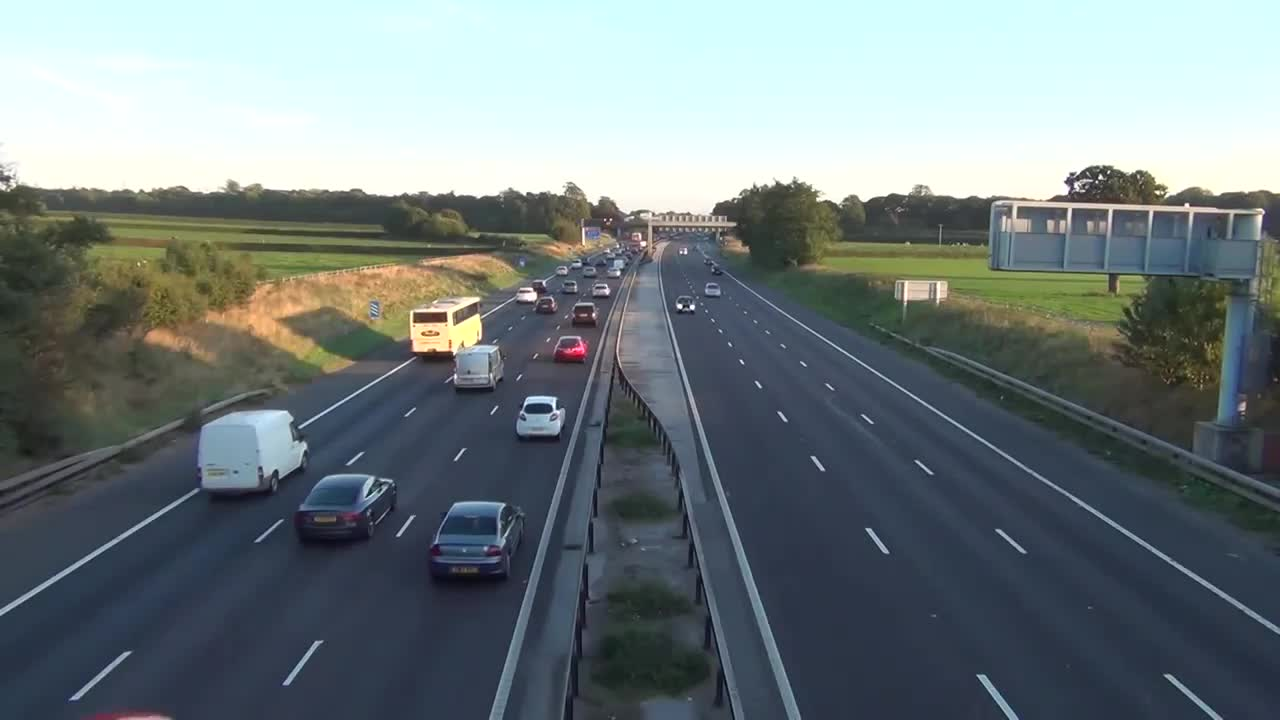
#> input picture frame.jpg, 1280 x 720 px
$ python -i lane.py   (imports and definitions only)
#> lines starting #> are read from the running program, lines starting #| are printed output that depends on the picture; after the words box and inside, x2 and y2 are one past the last pixel; in counts of white or black regions, pixels touching at a corner belong together
#! usr/bin/env python3

import cv2
import numpy as np


def draw_lines(image, hough_lines):
    slopes = []
    filter_lines = []
    for line in hough_lines:
        x1, y1, x2, y2 = line[0]
        slope = round(float(y1-y2)/float(x1-x2), 1)
        if len(slopes) == 0 or slope not in slopes:
            slopes.append(slope)
            filter_lines.append(line)
    return image, slopes, filter_lines


def roi(image, vertices):
    mask = np.zeros_like(image)
    mask_color = 255
    cv2.fillPoly(mask, vertices, mask_color)
    masked_img = cv2.bitwise_and(image, mask)
    return masked_img


def lanes():
    img = cv2.imread("./frame.jpg")
#> img is the input picture: shape (720, 1280, 3); mean B, G, R 127.1, 124.8, 113.8
    img = cv2.cvtColor(img, cv2.COLOR_BGR2RGB)

    gray_img = cv2.cvtColor(img, cv2.COLOR_RGB2GRAY)

    canny = cv2.Canny(gray_img, 200, 300)
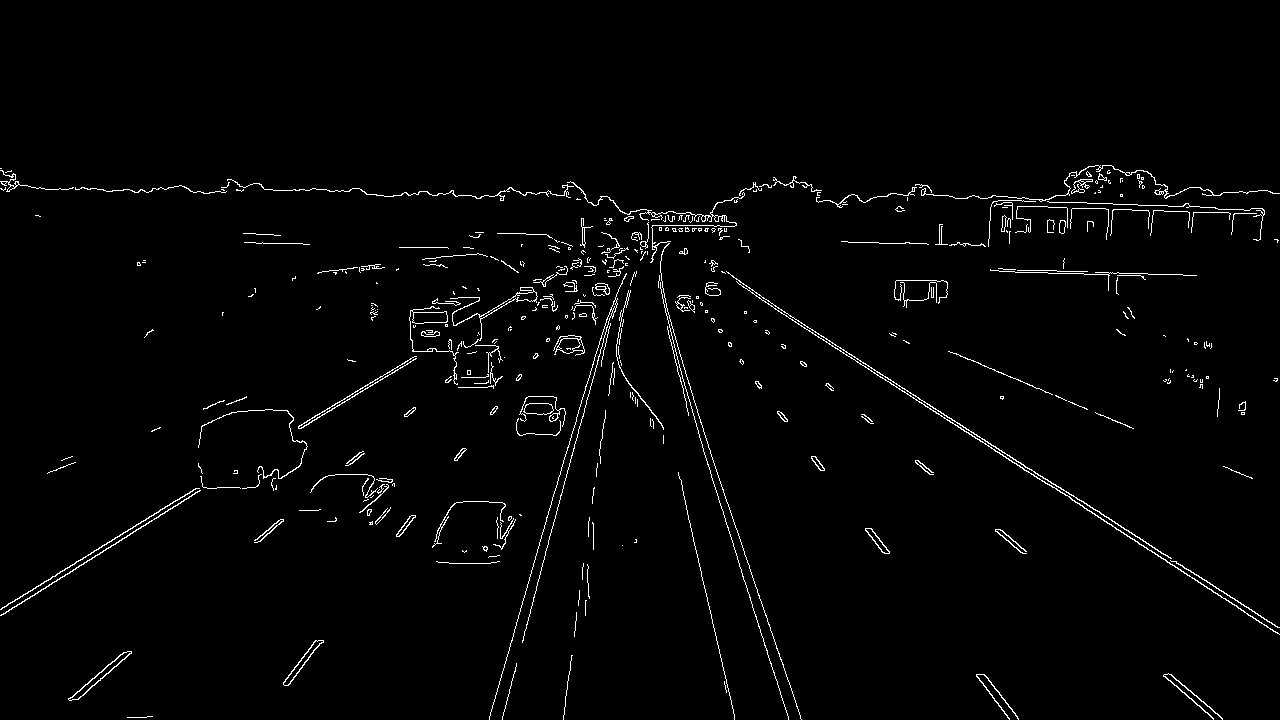
#> canny: shape (720, 1280); 1.9% white in thin lines or dots, all inside (x1, y1, x2, y2) = (0, 165, 1280, 720)

    roi_vertices = np.array([[0, 720], [0, 600], [600, 240], [
                            720, 240], [1280, 600], [1280, 720]])

    roi_image = roi(canny, np.array([roi_vertices], np.int32))
#> in roi, `cv2.fillPoly(mask, vertices, mask_color)`:
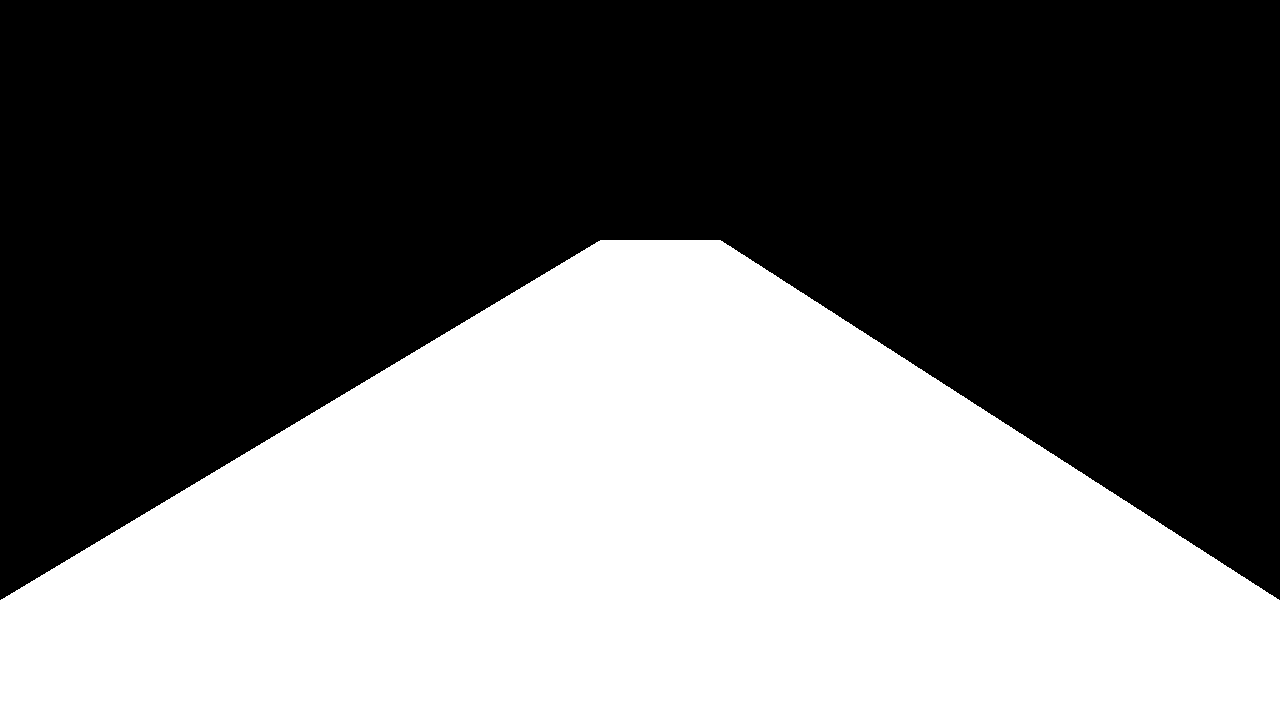
#> mask: shape (720, 1280); 44% white; 1 white region, box (x1, y1, x2, y2) and area: (0, 240, 1280, 720) 405420
#> in roi, `masked_img = cv2.bitwise_and(image, mask)`: masked_img: shape (720, 1280); 1.2% white in thin lines or dots, all inside (x1, y1, x2, y2) = (0, 240, 1280, 720)
    lines = cv2.HoughLinesP(roi_image, 1, np.pi/180, 110,
                            minLineLength=100, maxLineGap=500)
#> lines = 22 rows, first 6: [685, 248, 1278, 633], [684, 249, 1275, 632], [502, 716, 627, 247], [0, 615, 583, 251], [2, 607, 602, 246], [489, 719, 624, 248]

    transform_matrix_path = "./birdeyes/transform_matrix.npy"
    M = np.load(transform_matrix_path)
#> (reads birdeyes/transform_matrix.npy from the repository)
    M = np.array(M, np.float32)

    _, _, filter_lines = draw_lines(img, lines)
#> the loop in draw_lines, `for line in hough_lines:` made 22 passes
#> (x1, y1, x2, y2, slope) on passes 1 to 12: (685, 248, 1278, 633, 0.6), (684, 249, 1275, 632, 0.6), (502, 716, 627, 247, -3.8), (0, 615, 583, 251, -0.6), (2, 607, 602, 246, -0.6), (489, 719, 624, 248, -3.5), (628, 258, 734, 719, 4.3), (637, 240, 800, 715, 2.9), (711, 262, 1172, 561, 0.6), (641, 241, 772, 669, 3.3), (711, 261, 1194, 574, 0.6), (136, 524, 598, 246, -0.6)
#> after the loop in draw_lines, `for line in hough_lines:`: filter_lines = 13 items, first 6: [[685, 248, 1278, 633]], [[502, 716, 627, 247]], [[0, 615, 583, 251]], [[489, 719, 624, 248]], [[628, 258, 734, 719]], [[637, 240, 800, 715]]; slopes = [0.6, -3.8, -0.6, -3.5, 4.3, 2.9, 3.3, -0.9, 0.9, -7.2, -1.3, -0.8, 1.3]

    filter_lines = np.array(filter_lines)
#> filter_lines = 13 rows, first 6: [685, 248, 1278, 633], [502, 716, 627, 247], [0, 615, 583, 251], [489, 719, 624, 248], [628, 258, 734, 719], [637, 240, 800, 715]

    per_im = cv2.transpose(cv2.warpPerspective(img, M, (1800, 1300)))
    per_lines = cv2.perspectiveTransform(
        np.array(filter_lines.reshape(1, -1, 2), dtype=float), M)
#> per_lines = 26 pairs, first value -3080.2 to 1948.8, second value -119.9 to 1275.5
    per_lines = per_lines.reshape(-1, 4).astype(int)
#> per_lines = 13 rows, first 6: [-1319, 1220, 1895, 1275], [1947, 579, -1692, 445], [1897, 0, -1376, -119], [1948, 569, -1572, 411], [-600, 526, 1945, 766], [-2896, 557, 1943, 819]
    cnt = 0
    filter_per_lines = []
    for line in per_lines:
        y1, x1, y2, x2 = line
        if abs(x1-x2) < 0.275*max(x1, x2):
            cv2.line(per_im, (int((x1+x2)/4 + max(x1, x2)/2), int((y1+y2) /
                     4 + max(y1, y2)/2)), (max(x1, x2), max(y1, y2)), (0, 255, 0), 2)
            if y1 < y2:
                filter_per_lines.append([x1, y1, x2, y2])
            else:
                filter_per_lines.append([x2, y2, x1, y1])
            cnt += 1
#> this loop made 13 passes
#> (y1, x1, y2, x2) on passes 1 to 12: (-1319, 1220, 1895, 1275), (1947, 579, -1692, 445), (1897, 0, -1376, -119), (1948, 569, -1572, 411), (-600, 526, 1945, 766), (-2896, 557, 1943, 819), (-2638, 635, 1921, 807), (1945, 198, -501, 61), (-2274, 1036, 1939, 1133), (1942, 628, -1430, 476), (1935, 378, -2034, 297), (1944, 191, -3080, 139)
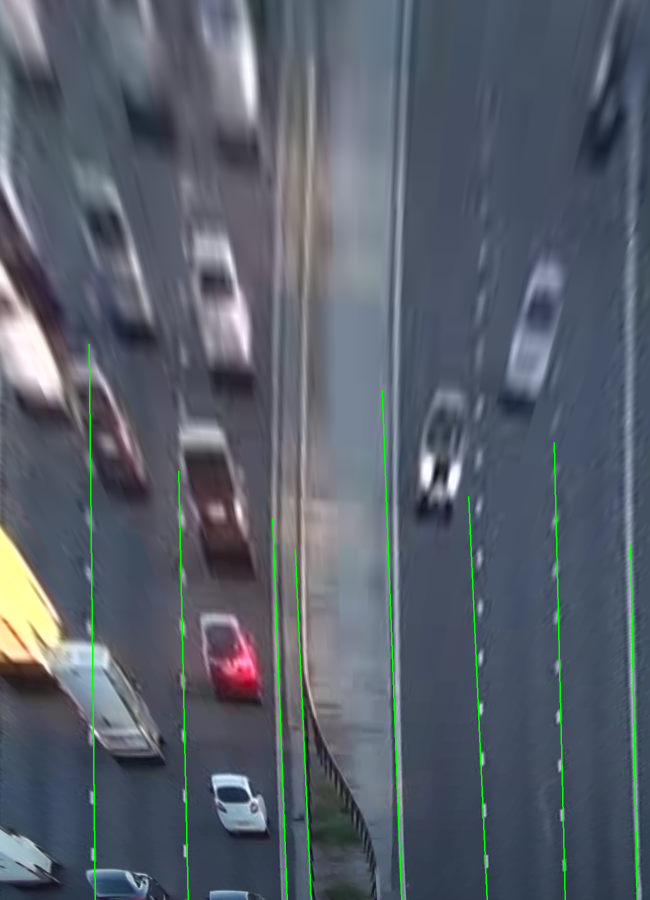
#> per_im: shape (1800, 1300, 3) (shown at 1/2 size); mean R, G, B 87.6, 95.6, 106.5
#> after the loop, cnt = 8; filter_per_lines = [[1220, -1319, 1275, 1895], [445, -1692, 579, 1947], [635, -2638, 807, 1921], [1036, -2274, 1133, 1939], [476, -1430, 628, 1942], [297, -2034, 378, 1935], [139, -3080, 191, 1944], [810, -1854, 980, 1942]]

    filter_per_lines = np.array(filter_per_lines)

    filter_per_lines = filter_per_lines[filter_per_lines[:, 2].argsort()]
#> filter_per_lines = [[139, -3080, 191, 1944], [297, -2034, 378, 1935], [445, -1692, 579, 1947], [476, -1430, 628, 1942], [635, -2638, 807, 1921], [810, -1854, 980, 1942], [1036, -2274, 1133, 1939], [1220, -1319, 1275, 1895]]
    line1 = filter_per_lines[0]
#> line1 = [139, -3080, 191, 1944]
    midy1 = int((line1[1]+line1[3])/4 + line1[3]/2)
#> midy1 = 688
    midx1 = int((line1[2])/2)
#> midx1 = 95
    midx2 = int(midx1)
#> midx2 = 95
    midy2 = int(line1[3])
#> midy2 = 1944
    cv2.line(per_im, (midx1, midy1), (midx2, midy2), (255, 0, 0), 2)
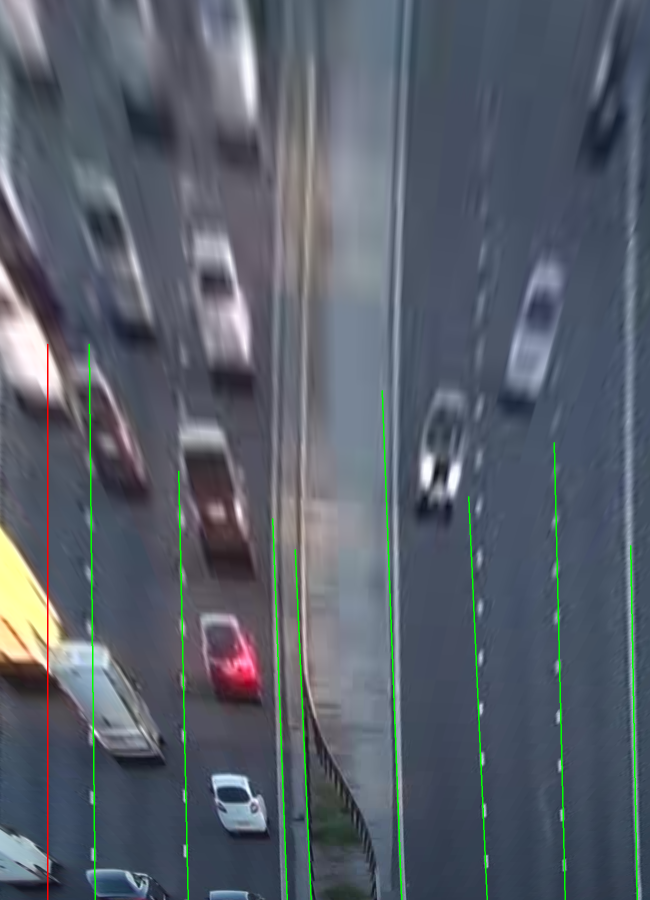
#> per_im: shape (1800, 1300, 3) (shown at 1/2 size); 0.14% of pixels changed, all inside (x1, y1, x2, y2) = (94, 687, 97, 1800)
    mid_lines = []
    mid_lines.append([midx1, midy1, midx2, midy2])
    for i in [0, 1, 4, 5, 6]:
        line1 = filter_per_lines[i]
        line2 = filter_per_lines[i+1]
        midy1 = int((line1[1]+line1[3])/4 + line1[3]/2)
        midx1 = int((line1[2]+line2[2])/2)
        midx2 = int(midx1)
        midy2 = int(max(line1[3], line2[3]))
        mid_lines.append([midx1, midy1, midx2, midy2])
        cv2.line(per_im, (midx1, midy1), (midx2, midy2), (255, 0, 0), 2)
#> this loop made 5 passes
#> (line1, line2, midy1, midx1, midx2, midy2) on passes 1 to 5: ([139, -3080, 191, 1944], [297, -2034, 378, 1935], 688, 284, 284, 1944), ([297, -2034, 378, 1935], [445, -1692, 579, 1947], 942, 478, 478, 1947), ([635, -2638, 807, 1921], [810, -1854, 980, 1942], 781, 893, 893, 1942), ([810, -1854, 980, 1942], [1036, -2274, 1133, 1939], 993, 1056, 1056, 1942), ([1036, -2274, 1133, 1939], [1220, -1319, 1275, 1895], 885, 1204, 1204, 1939)
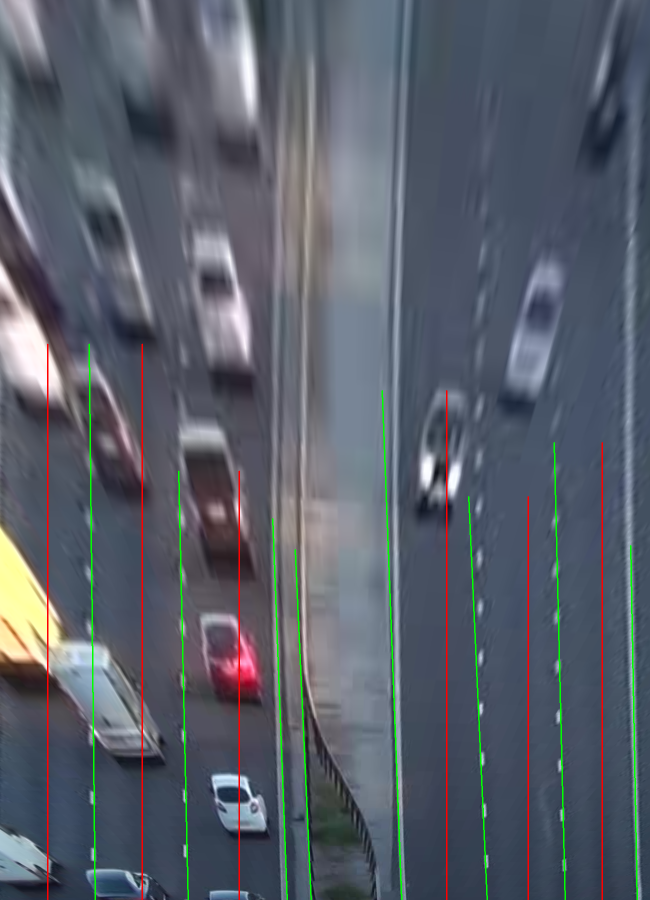
#> per_im: shape (1800, 1300, 3) (shown at 1/2 size); 0.6% of pixels changed, all inside (x1, y1, x2, y2) = (283, 687, 1206, 1800)
#> after the loop, mid_lines = [[95, 688, 95, 1944], [284, 688, 284, 1944], [478, 942, 478, 1947], [893, 781, 893, 1942], [1056, 993, 1056, 1942], [1204, 885, 1204, 1939]]
    return mid_lines

>>> result = lanes()
#> result has the same summary as mid_lines in lanes
